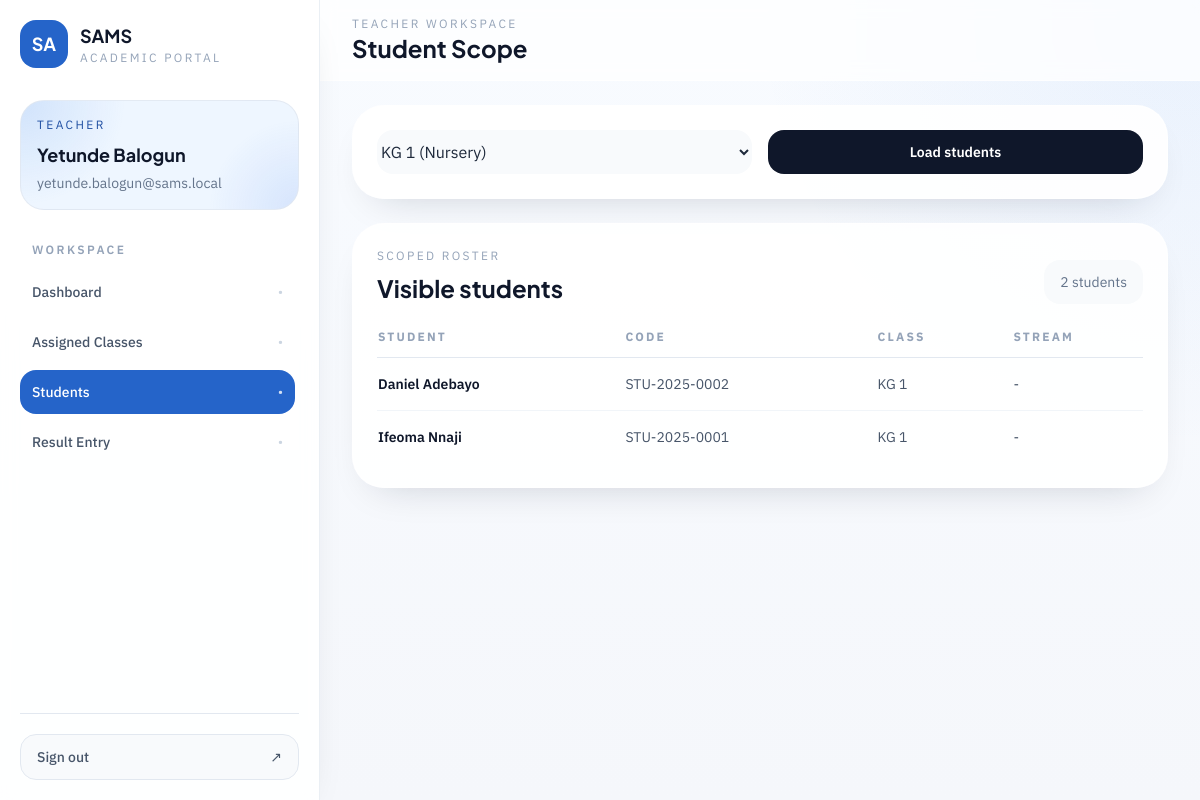
The app's page /teacher/students?class_id=1 (signed in) with its own data.
### app/models/user.py (models this page shows, shortened)
class User(UserMixin, db.Model):
    __tablename__ = "users"
    id = db.Column(db.Integer, primary_key=True)
    username = db.Column(db.String(80), unique=True, nullable=False, index=True)
    full_name = db.Column(db.String(150), nullable=False)
    email = db.Column(db.String(255), unique=True, nullable=False, index=True)
    password_hash = db.Column(db.String(255), nullable=False)
    role = db.Column(db.String(20), nullable=False, index=True)
    is_active = db.Column(db.Boolean, nullable=False, default=True)
    created_at = db.Column(
        db.DateTime, nullable=False, default=lambda: datetime.now(timezone.utc)
    )
    student_profile = db.relationship(
        "Student", back_populates="user", uselist=False, lazy="select"
    )
    teacher_profile = db.relationship(
        "Teacher", back_populates="user", uselist=False, lazy="select"
    )
    uploaded_results = db.relationship(
        "Result",
        back_populates="uploaded_by_user",
        foreign_keys="Result.uploaded_by_user_id",
        lazy="dynamic",
    )
    overridden_results = db.relationship(
        "Result",
        back_populates="overridden_by_user",
        foreign_keys="Result.overridden_by_user_id",
        lazy="dynamic",
    )
    __table_args__ = (
        db.CheckConstraint(
            "role IN ('admin', 'teacher', 'student')", name="ck_users_role"
        ),
    )

### app/models/student.py (models this page shows, shortened)
class Student(db.Model):
    __tablename__ = "students"
    id = db.Column(db.Integer, primary_key=True)
    user_id = db.Column(db.Integer, db.ForeignKey("users.id"), unique=True, nullable=False)
    student_code = db.Column(db.String(20), unique=True, nullable=False, index=True)
    first_name = db.Column(db.String(80), nullable=False)
    last_name = db.Column(db.String(80), nullable=False)
    class_id = db.Column(db.Integer, db.ForeignKey("classes.id"), nullable=False)
    stream_id = db.Column(db.Integer, db.ForeignKey("streams.id"), nullable=True)
    admission_year = db.Column(db.Integer, nullable=False)
    level = db.Column(db.String(20), nullable=False)
    is_active = db.Column("active_status", db.Boolean, nullable=False, default=True)
    active_status = synonym("is_active")
    user = db.relationship("User", back_populates="student_profile")
    class_ = db.relationship("Class", back_populates="students")
    stream = db.relationship("Stream", back_populates="students")
    results = db.relationship("Result", back_populates="student", lazy="dynamic")
    __table_args__ = (
        db.CheckConstraint(
            "level IN ('nursery', 'primary', 'secondary')", name="ck_students_level"
        ),
    )
    @property
    def full_name(self) -> str:
        return f"{self.first_name} {self.last_name}"

### app/models/class_.py (models this page shows, shortened)
class Class(db.Model):
    __tablename__ = "classes"
    id = db.Column(db.Integer, primary_key=True)
    name = db.Column(db.String(50), nullable=False)
    level = db.Column(db.String(20), nullable=False, index=True)
    session_id = db.Column(db.Integer, db.ForeignKey("sessions.id"), nullable=False)
    arm = db.Column(db.String(10), nullable=True)
    show_position = db.Column(db.Boolean, nullable=False, default=False)
    is_active = db.Column(db.Boolean, nullable=False, default=True)
    assessment_schema = db.Column(db.JSON, nullable=True)
    session = db.relationship("Session", back_populates="classes")
    streams = db.relationship(
        "Stream", back_populates="class_", cascade="all, delete-orphan", lazy="selectin"
    )
    students = db.relationship("Student", back_populates="class_", lazy="dynamic")
    class_subjects = db.relationship(
        "ClassSubject",
        back_populates="class_",
        cascade="all, delete-orphan",
        lazy="dynamic",
    )
    teacher_assignments = db.relationship(
        "ClassTeacherMap",
        back_populates="class_",
        cascade="all, delete-orphan",
        lazy="dynamic",
    )
    results = db.relationship("Result", back_populates="class_", lazy="dynamic")
    __table_args__ = (
        db.UniqueConstraint("session_id", "name", "arm", name="uq_classes_session_name_arm"),
        db.CheckConstraint(
            "level IN ('nursery', 'primary', 'secondary')", name="ck_classes_level"
        ),
    )

### app/routes/teacher.py (the view)
@teacher_bp.route("/students")
@login_required
@role_required("teacher")
def students():
    teacher = _current_teacher()
    assigned_classes = _teacher_classes(teacher)
    selected_class = _get_accessible_class(teacher, request.args.get("class_id", type=int))
    selected_stream = _get_accessible_stream(
        teacher, selected_class, request.args.get("stream_id", type=int)
    )
    streams = _accessible_streams(teacher, selected_class)
    scoped_students = _students_for_scope(selected_class, selected_stream)
    return render_template(
        "teacher/students.html",
        teacher=teacher,
        assigned_classes=assigned_classes,
        selected_class=selected_class,
        selected_stream=selected_stream,
        streams=streams,
        students=scoped_students,
    )

### app/routes/teacher.py (called while the page is built, shortened)
def _current_teacher() -> Teacher:
    teacher = current_user.teacher_profile
    if teacher is None:
        abort(403)
    return teacher

def _teacher_classes(teacher: Teacher) -> list[Class]:
    return (
        Class.query.join(ClassTeacherMap)
        .filter(ClassTeacherMap.teacher_id == teacher.id, Class.is_active.is_(True))
        .order_by(Class.name.asc())
        .distinct()
        .all()
    )

def _get_accessible_class(teacher: Teacher, class_id: int | None) -> Class | None:
    if not class_id:
        return None
    class_ = Class.query.get_or_404(class_id)
    has_access = (
        ClassTeacherMap.query.filter_by(teacher_id=teacher.id, class_id=class_id).first()
        is not None
    )
    if not has_access:
        abort(403)
    return class_

def _accessible_streams(teacher: Teacher, class_: Class | None) -> list[Stream]:
    if class_ is None or class_.level != Level.SECONDARY:
        return []

def _get_accessible_stream(
    teacher: Teacher, class_: Class | None, stream_id: int | None
) -> Stream | None:
    if class_ is None or class_.level != Level.SECONDARY:
        if stream_id:
            abort(403)
        return None

def _students_for_scope(class_: Class | None, stream: Stream | None) -> list[Student]:
    if class_ is None:
        return []
    query = Student.query.filter_by(class_id=class_.id, is_active=True)
    if class_.level == Level.SECONDARY:
        if stream is None:
            return []
        query = query.filter_by(stream_id=stream.id)
    return query.order_by(Student.last_name.asc(), Student.first_name.asc()).all()

### app/templates/teacher/students.html (shortened to what this page needs)
{% extends "layouts/app_shell.html" %}
{% block page_eyebrow %}Teacher Workspace{% endblock %}
{% block page_title %}Student Scope{% endblock %}
{% block shell_content %}
<div class="space-y-6">
  <section class="rounded-[2rem] border border-white/80 bg-white/90 p-6 shadow-soft">
    <form method="GET" class="grid gap-4 md:grid-cols-2 xl:grid-cols-4">
      <select name="class_id" class="rounded-2xl border-slate-200 bg-slate-50">
        {% for class_ in assigned_classes %}
          <option value="{{ class_.id }}" {% if selected_class and selected_class.id == class_.id %}selected{% endif %}>{{ class_.name }} ({{ class_.level|title }})</option>
        {% endfor %}
      </select>
      <button class="inline-flex items-center justify-center rounded-2xl bg-slateink px-5 py-3 text-sm font-semibold text-white transition hover:bg-brand-700">Load students</button>
    </form>
  </section>
  <section class="rounded-[2rem] border border-white/80 bg-white/90 p-6 shadow-soft">
    <div class="flex items-end justify-between gap-4">
      <div>
        <p class="text-xs uppercase tracking-[0.2em] text-slate-400">Scoped roster</p>
        <h2 class="mt-2 font-display text-2xl font-bold text-slateink">Visible students</h2>
      </div>
      <div class="rounded-2xl bg-slate-50 px-4 py-3 text-sm text-slate-500">{{ students|length }} students</div>
    </div>
    {% if students %}
      <div class="mt-6 overflow-x-auto">
        <table class="min-w-full divide-y divide-slate-200 text-sm">
          <thead>
            <tr class="text-left text-xs uppercase tracking-[0.18em] text-slate-400">
              <th class="pb-3 pr-4">Student</th>
              <th class="pb-3 pr-4">Code</th>
              <th class="pb-3 pr-4">Class</th>
              <th class="pb-3">Stream</th>
            </tr>
          </thead>
          <tbody class="divide-y divide-slate-100 text-slate-600">
            {% for student in students %}
              <tr>
                <td class="py-4 pr-4 font-semibold text-slateink">{{ student.full_name }}</td>
                <td class="py-4 pr-4">{{ student.student_code }}</td>
                <td class="py-4 pr-4">{{ student.class_.name }}</td>
                <td class="py-4">{{ student.stream.name if student.stream else "-" }}</td>
              </tr>
            {% endfor %}
          </tbody>
        </table>
      </div>
    {% else %}
      <div class="mt-6 rounded-[1.5rem] border border-dashed border-slate-200 bg-slate-50 p-8 text-sm text-slate-500">Select a class and, for secondary, a stream to load your allowed students.</div>
    {% endif %}
  </section>
</div>
{% endblock %}

### app/templates/layouts/app_shell.html (shortened to what this page needs)
{% extends "base.html" %}
{% set endpoint = request.endpoint or "" %}
{% set nav_groups = [] %}
{% if current_user.is_authenticated and current_user.role == 'admin' %}
  {% set nav_groups = [
    {'label': 'Overview', 'items': [
      {'title': 'Dashboard', 'endpoint': 'admin.dashboard', 'href': url_for('admin.dashboard')},
      {'title': 'Teachers', 'endpoint': 'admin.teachers', 'href': url_for('admin.teachers')},
      {'title': 'Students', 'endpoint': 'admin.students', 'href': url_for('admin.students')},
      {'title': 'Structure', 'endpoint': 'admin.classes', 'href': url_for('admin.classes')},
      {'title': 'Sessions', 'endpoint': 'admin.sessions', 'href': url_for('admin.sessions')},
      {'title': 'Results', 'endpoint': 'admin.results', 'href': url_for('admin.results')},
    ]}
  ] %}
{% elif current_user.is_authenticated and current_user.role == 'teacher' %}
  {% set nav_groups = [
    {'label': 'Workspace', 'items': [
      {'title': 'Dashboard', 'endpoint': 'teacher.dashboard', 'href': url_for('teacher.dashboard')},
      {'title': 'Assigned Classes', 'endpoint': 'teacher.classes', 'href': url_for('teacher.classes')},
      {'title': 'Students', 'endpoint': 'teacher.students', 'href': url_for('teacher.students')},
      {'title': 'Result Entry', 'endpoint': 'teacher.upload_results', 'href': url_for('teacher.upload_results')},
    ]}
  ] %}
{% elif current_user.is_authenticated and current_user.role == 'student' %}
  {% set nav_groups = [
    {'label': 'Student', 'items': [
      {'title': 'Dashboard', 'endpoint': 'student.dashboard', 'href': url_for('student.dashboard')},
      {'title': 'My Results', 'endpoint': 'student.results', 'href': url_for('student.results')},
      {'title': 'Report Card', 'endpoint': 'student.report_card', 'href': url_for('student.report_card')},
    ]}
  ] %}
{% endif %}
{% block body %}
<div class="min-h-screen lg:flex">
  <aside class="fixed inset-y-0 left-0 z-50 flex w-80 -translate-x-full flex-col border-r border-slate-200/70 bg-white/90 px-5 py-5 shadow-soft backdrop-blur transition duration-300 lg:sticky lg:top-0 lg:h-screen lg:translate-x-0" data-sidebar>
    <div class="flex items-center justify-between">
      <a href="{{ url_for(endpoint.split('.')[0] ~ '.dashboard') if endpoint else url_for('auth.login') }}" class="flex items-center gap-3">
        <div class="flex h-12 w-12 items-center justify-center rounded-2xl bg-brand-600 text-lg font-display font-bold text-white shadow-soft">SA</div>
        <div>
          <p class="font-display text-lg font-bold text-slateink">SAMS</p>
          <p class="text-xs uppercase tracking-[0.2em] text-slate-400">Academic Portal</p>
        </div>
      </a>
    </div>
    <div class="mt-8 rounded-3xl border border-slate-200/80 bg-mesh-glow bg-brand-50 px-4 py-4">
      <p class="text-xs uppercase tracking-[0.2em] text-brand-700">{{ current_user.role|title }}</p>
      <h2 class="mt-2 font-display text-lg font-bold text-slateink">{{ current_user.full_name }}</h2>
      <p class="mt-1 text-sm text-slate-500">{{ current_user.email }}</p>
    </div>
    <nav class="mt-8 flex-1 space-y-7 overflow-y-auto pr-1">
      {% for group in nav_groups %}
        <div>
          <p class="mb-3 px-3 text-xs font-semibold uppercase tracking-[0.2em] text-slate-400">{{ group["label"] }}</p>
          <div class="space-y-1.5">
            {% for item in group["items"] %}
              {% set active = endpoint == item.endpoint %}
              <a href="{{ item.href }}" class="group flex items-center justify-between rounded-2xl px-3 py-3 text-sm font-medium transition
                {% if active %}
                  bg-brand-600 text-white shadow-soft
                {% else %}
                  text-slate-600 hover:bg-slate-100 hover:text-slateink
                {% endif %}
              ">
                <span>{{ item.title }}</span>
                <span class="text-xs {% if active %}text-white/80{% else %}text-slate-300 group-hover:text-slate-500{% endif %}">•</span>
              </a>
            {% endfor %}
          </div>
        </div>
      {% endfor %}
    </nav>
    <div class="border-t border-slate-200 pt-5">
      <a href="{{ url_for('auth.logout') }}" class="flex items-center justify-between rounded-2xl border border-slate-200 bg-slate-50 px-4 py-3 text-sm font-medium text-slate-600 transition hover:border-brand-200 hover:bg-brand-50 hover:text-brand-700">
        <span>Sign out</span>
        <span>↗</span>
      </a>
    </div>
  </aside>
  <div class="min-w-0 flex-1">
    <header class="sticky top-0 z-30 border-b border-white/60 bg-white/75 backdrop-blur">
      <div class="mx-auto flex max-w-7xl items-center justify-between gap-4 px-4 py-4 sm:px-6 lg:px-8">
        <div class="flex items-center gap-3">
          <div>
            <p class="text-xs uppercase tracking-[0.2em] text-slate-400">{% block page_eyebrow %}Workspace{% endblock %}</p>
            <h1 class="font-display text-2xl font-bold text-slateink">{% block page_title %}Dashboard{% endblock %}</h1>
          </div>
        </div>
      </div>
    </header>
    <main class="mx-auto max-w-7xl px-4 py-6 sm:px-6 lg:px-8">
      {% block shell_content %}{% endblock %}
    </main>
  </div>
</div>
{% endblock %}

### records on screen
User: role "TEACHER", full_name "Yetunde Balogun", email "yetunde.balogun@sams.local"
Student: full_name "Daniel Adebayo", student_code "STU-2025-0002", class_.name "KG 1", stream "-"
Student: full_name "Ifeoma Nnaji", student_code "STU-2025-0001", class_.name "KG 1", stream "-"

### other values on screen
{{ group["label"] }} "WORKSPACE"
{{ item.title }} "Dashboard" "Assigned Classes" "Students" "Result Entry"
{{ students|length }} "2"
form field class_id "KG 1 (Nursery)"
